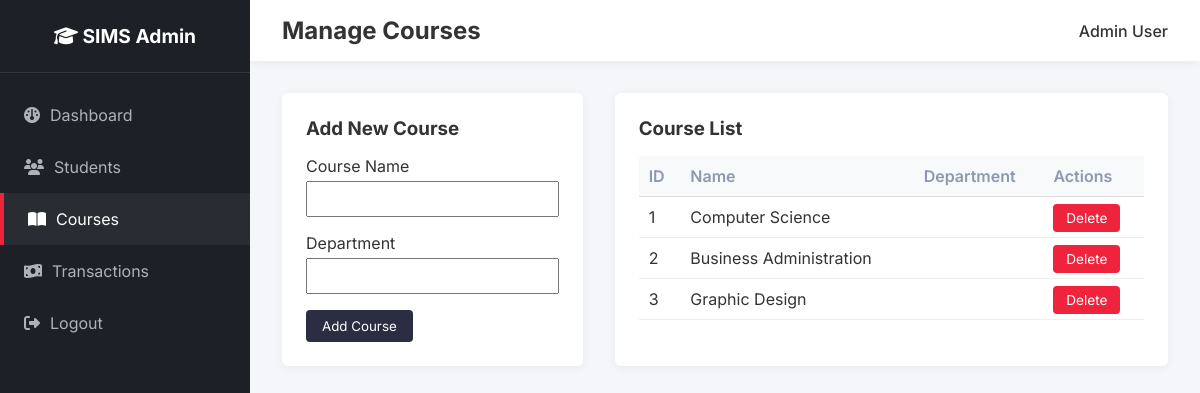
The page /admin/courses.php (signed in) on the database its author committed.
### tables this page shows
CREATE TABLE `courses` (
  `id` int(11) NOT NULL AUTO_INCREMENT,
  `name` varchar(100) NOT NULL,
  `category_id` int(11) DEFAULT NULL,
  `created_at` timestamp DEFAULT CURRENT_TIMESTAMP,
  PRIMARY KEY (`id`),
  FOREIGN KEY (`category_id`) REFERENCES `categories`(`id`) ON DELETE SET NULL
);

### admin/courses.php (the view, shortened to what this page needs)
<?php
require_once '../config/db.php';
?>
<!DOCTYPE html>
<html lang="en">
<head>
    <link rel="stylesheet" href="../css/admin.css">
    <link rel="stylesheet" href="https://cdnjs.cloudflare.com/ajax/libs/font-awesome/6.4.0/css/all.min.css">
</head>
<body>
    <nav class="sidebar">
        <div class="sidebar-header"><i class="fa-solid fa-graduation-cap"></i> SIMS Admin</div>
        <ul class="sidebar-menu">
            <li><a href="dashboard.php"><i class="fa-solid fa-gauge"></i> Dashboard</a></li>
            <li><a href="students.php"><i class="fa-solid fa-users"></i> Students</a></li>
            <li><a href="courses.php" class="active"><i class="fa-solid fa-book-open"></i> Courses</a></li>
            <li><a href="transactions.php"><i class="fa-solid fa-money-bill-wave"></i> Transactions</a></li>
            <li><a href="../frontend/logout.php"><i class="fa-solid fa-sign-out-alt"></i> Logout</a></li>
        </ul>
    </nav>
    <main class="main-content">
        <header class="topbar">
            <h2>Manage Courses</h2>
            <div class="user-info">
                <span><?php echo htmlspecialchars($_SESSION['name']); ?></span>
            </div>
        </header>
        <div class="content-wrapper">
            <div style="display:flex; gap:2rem;">
                <div style="flex: 1; background: var(--white); padding: 1.5rem; border-radius: var(--radius); box-shadow: var(--shadow);">
                    <h3>Add New Course</h3>
                    <form method="POST" action="" style="margin-top: 1rem;">
                        <div style="margin-bottom: 1rem;">
                            <label>Course Name</label>
                            <input type="text" name="name" required style="width:100%; padding:0.5rem; margin-top:0.3rem;">
                        </div>
                        <div style="margin-bottom: 1rem;">
                            <label>Department</label>
                            <input type="text" name="department" required style="width:100%; padding:0.5rem; margin-top:0.3rem;">
                        </div>
                        <button type="submit" style="background: var(--primary-color); color: white; border: none; padding: 0.5rem 1rem; border-radius: 4px; cursor: pointer;">Add Course</button>
                    </form>
                </div>
                <div style="flex: 2; background: var(--white); padding: 1.5rem; border-radius: var(--radius); box-shadow: var(--shadow);">
                    <h3>Course List</h3>
                    <div style="overflow-x: auto; margin-top: 1rem;">
                        <table style="width:100%; border-collapse: collapse;">
                            <thead>
                                <tr>
                                    <th style="padding:10px; border-bottom:1px solid #ddd; text-align:left;">ID</th>
                                    <th style="padding:10px; border-bottom:1px solid #ddd; text-align:left;">Name</th>
                                    <th style="padding:10px; border-bottom:1px solid #ddd; text-align:left;">Department</th>
                                    <th style="padding:10px; border-bottom:1px solid #ddd; text-align:left;">Actions</th>
                                </tr>
                            </thead>
                            <tbody>
                                <?php
                                $c_res = $conn->query("SELECT * FROM courses");
                                while($row = $c_res->fetch_assoc()):
                                ?>
                                <tr>
                                    <td style="padding:10px; border-bottom:1px solid #eee;"><?php echo $row['id']; ?></td>
                                    <td style="padding:10px; border-bottom:1px solid #eee;"><?php echo htmlspecialchars($row['name']); ?></td>
                                    <td style="padding:10px; border-bottom:1px solid #eee;"><?php echo htmlspecialchars($row['department']); ?></td>
                                    <td style="padding:10px; border-bottom:1px solid #eee;">
                                        <a href="?delete=<?php echo $row['id']; ?>" class="action-btn btn-delete" onclick="return confirm('Are you sure?');">Delete</a>
                                    </td>
                                </tr>
                                <?php endwhile; ?>
                            </tbody>
                        </table>
                    </div>
                </div>
            </div>
        </div>
    </main>
</body>
</html>

### css/admin.css (style rules this page uses)
:root { --primary-color: #2b2d42; --secondary-color: #8d99ae; --accent-color: #ef233c; --bg-color: #f4f6f9; --sidebar-bg: #1d2127; --text-color: #333; --white: #ffffff; --radius: 6px; --shadow: 0 2px 10px rgba(0, 0, 0, 0.05); }
* { margin: 0; padding: 0; box-sizing: border-box; font-family: 'Inter', sans-serif; }
body { background-color: var(--bg-color); color: var(--text-color); display: flex; min-height: 100vh; }
.sidebar { width: 250px; background: var(--sidebar-bg); color: var(--white); display: flex; flex-direction: column; transition: all 0.3s; }
.sidebar-header { padding: 1.5rem; font-size: 1.2rem; font-weight: 700; text-align: center; border-bottom: 1px solid rgba(255,255,255,0.1); }
.sidebar-menu { list-style: none; padding: 1rem 0; }
.sidebar-menu li a { display: flex; align-items: center; padding: 1rem 1.5rem; color: #aeb2b7; text-decoration: none; gap: 10px; transition: 0.3s; }
.sidebar-menu li a:hover, .sidebar-menu li a.active { background: rgba(255,255,255,0.05); color: var(--white); border-left: 4px solid var(--accent-color); }
.main-content { flex: 1; display: flex; flex-direction: column; overflow-x: hidden; }
.topbar { background: var(--white); padding: 1rem 2rem; display: flex; justify-content: space-between; align-items: center; box-shadow: var(--shadow); }
.user-info { display: flex; align-items: center; gap: 10px; font-weight: 500; }
.content-wrapper { padding: 2rem; }
table { width: 100%; border-collapse: collapse; }
th, td { padding: 1rem; text-align: left; border-bottom: 1px solid #eee; }
th { background: #f8f9fa; font-weight: 600; color: var(--secondary-color); }
.action-btn { padding: 0.4rem 0.8rem; border-radius: 4px; border: none; color: white; cursor: pointer; font-size: 0.85rem; text-decoration: none; }
.btn-delete { background: var(--accent-color); }

### rows shown on the page
courses: id "1", name "Computer Science"
courses: id "2", name "Business Administration"
courses: id "3", name "Graphic Design"

### other values the page prints
$_SESSION['name'] "Admin User"
